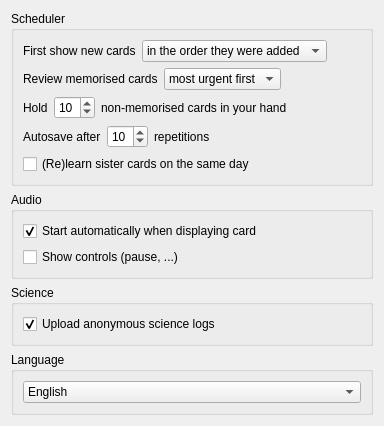
<?xml version="1.0" encoding="UTF-8"?>
<ui version="4.0">
 <class>ConfigurationWdgtMain</class>
 <widget class="QWidget" name="ConfigurationWdgtMain">
  <property name="geometry">
   <rect>
    <x>0</x>
    <y>0</y>
    <width>384</width>
    <height>400</height>
   </rect>
  </property>
  <property name="windowTitle">
   <string>Form</string>
  </property>
  <layout class="QVBoxLayout" name="verticalLayout_6">
   <item>
    <layout class="QVBoxLayout" name="verticalLayout_5">
     <item>
      <widget class="QGroupBox" name="groupBox">
       <property name="title">
        <string>Scheduler</string>
       </property>
       <layout class="QVBoxLayout" name="verticalLayout">
        <item>
         <layout class="QHBoxLayout" name="horizontalLayout_2">
          <item>
           <widget class="QLabel" name="label_2">
            <property name="text">
             <string>First show new cards</string>
            </property>
           </widget>
          </item>
          <item>
           <widget class="QComboBox" name="new_cards">
            <item>
             <property name="text">
              <string>in the order they were added</string>
             </property>
            </item>
            <item>
             <property name="text">
              <string>in random order</string>
             </property>
            </item>
           </widget>
          </item>
          <item>
           <spacer name="horizontalSpacer">
            <property name="orientation">
             <enum>Qt::Horizontal</enum>
            </property>
            <property name="sizeHint" stdset="0">
             <size>
              <width>40</width>
              <height>20</height>
             </size>
            </property>
           </spacer>
          </item>
         </layout>
        </item>
        <item>
         <layout class="QHBoxLayout" name="horizontalLayout_3">
          <item>
           <widget class="QLabel" name="label_3">
            <property name="text">
             <string>Review memorised cards</string>
            </property>
           </widget>
          </item>
          <item>
           <widget class="QComboBox" name="scheduled_cards">
            <item>
             <property name="text">
              <string>most urgent first</string>
             </property>
            </item>
            <item>
             <property name="text">
              <string>in random order</string>
             </property>
            </item>
           </widget>
          </item>
          <item>
           <spacer name="horizontalSpacer_2">
            <property name="orientation">
             <enum>Qt::Horizontal</enum>
            </property>
            <property name="sizeHint" stdset="0">
             <size>
              <width>40</width>
              <height>20</height>
             </size>
            </property>
           </spacer>
          </item>
         </layout>
        </item>
        <item>
         <layout class="QHBoxLayout" name="horizontalLayout">
          <item>
           <widget class="QLabel" name="label">
            <property name="text">
             <string>Hold</string>
            </property>
           </widget>
          </item>
          <item>
           <widget class="QSpinBox" name="non_memorised_cards">
            <property name="minimum">
             <number>1</number>
            </property>
            <property name="value">
             <number>10</number>
            </property>
           </widget>
          </item>
          <item>
           <widget class="QLabel" name="label_4">
            <property name="text">
             <string>non-memorised cards in your hand</string>
            </property>
           </widget>
          </item>
          <item>
           <spacer name="horizontalSpacer_3">
            <property name="orientation">
             <enum>Qt::Horizontal</enum>
            </property>
            <property name="sizeHint" stdset="0">
             <size>
              <width>40</width>
              <height>20</height>
             </size>
            </property>
           </spacer>
          </item>
         </layout>
        </item>
        <item>
         <layout class="QHBoxLayout" name="horizontalLayout_4">
          <item>
           <widget class="QLabel" name="label_5">
            <property name="text">
             <string>Autosave after</string>
            </property>
           </widget>
          </item>
          <item>
           <widget class="QSpinBox" name="save_after_n_reps">
            <property name="minimum">
             <number>0</number>
            </property>
            <property name="maximum">
             <number>25</number>
            </property>
            <property name="value">
             <number>10</number>
            </property>
           </widget>
          </item>
          <item>
           <widget class="QLabel" name="label_6">
            <property name="text">
             <string>repetitions</string>
            </property>
           </widget>
          </item>
          <item>
           <spacer name="horizontalSpacer_4">
            <property name="orientation">
             <enum>Qt::Horizontal</enum>
            </property>
            <property name="sizeHint" stdset="0">
             <size>
              <width>40</width>
              <height>20</height>
             </size>
            </property>
           </spacer>
          </item>
         </layout>
        </item>
        <item>
         <widget class="QCheckBox" name="memorise_sister_cards_on_same_day">
          <property name="text">
           <string>(Re)learn sister cards on the same day</string>
          </property>
         </widget>
        </item>
       </layout>
      </widget>
     </item>
     <item>
      <widget class="QGroupBox" name="groupBox_2">
       <property name="title">
        <string>Audio</string>
       </property>
       <layout class="QVBoxLayout" name="verticalLayout_2">
        <item>
         <widget class="QCheckBox" name="media_autoplay">
          <property name="text">
           <string>Start automatically when displaying card</string>
          </property>
          <property name="checked">
           <bool>true</bool>
          </property>
         </widget>
        </item>
        <item>
         <widget class="QCheckBox" name="media_controls">
          <property name="text">
           <string>Show controls (pause, ...)</string>
          </property>
          <property name="checked">
           <bool>false</bool>
          </property>
         </widget>
        </item>
       </layout>
      </widget>
     </item>
     <item>
      <widget class="QGroupBox" name="groupBox_3">
       <property name="title">
        <string>Science</string>
       </property>
       <layout class="QVBoxLayout" name="verticalLayout_3">
        <item>
         <widget class="QCheckBox" name="upload_science_logs">
          <property name="text">
           <string>Upload anonymous science logs</string>
          </property>
          <property name="checked">
           <bool>true</bool>
          </property>
         </widget>
        </item>
       </layout>
      </widget>
     </item>
     <item>
      <widget class="QGroupBox" name="groupBox_4">
       <property name="title">
        <string>Language</string>
       </property>
       <layout class="QVBoxLayout" name="verticalLayout_4">
        <item>
         <widget class="QComboBox" name="language">
          <item>
           <property name="text">
            <string>English</string>
           </property>
          </item>
         </widget>
        </item>
       </layout>
      </widget>
     </item>
    </layout>
   </item>
  </layout>
 </widget>
 <resources/>
 <connections/>
</ui>
